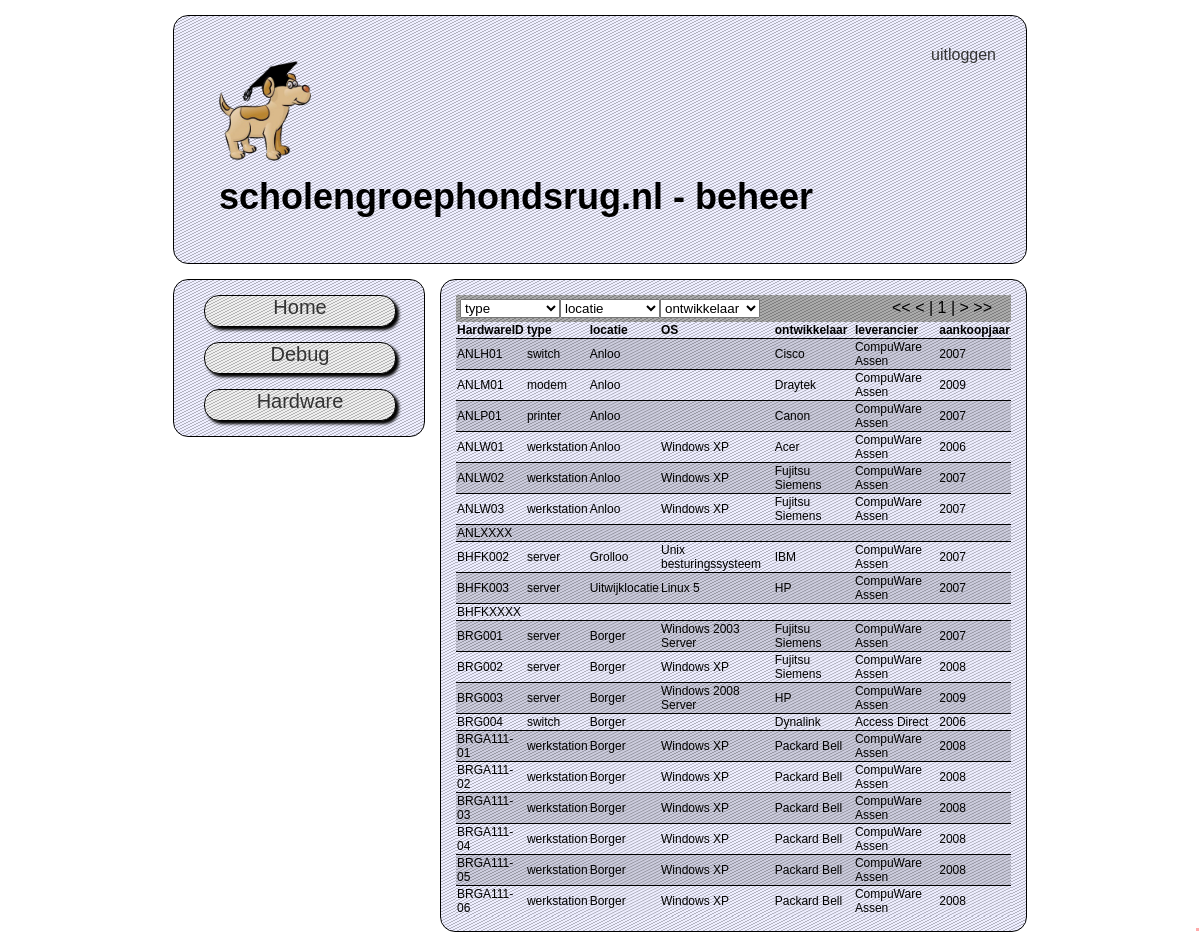
The page /?action=hardware (signed in) on the database its author committed.
### tables this page shows
CREATE TABLE IF NOT EXISTS `cms_pagina` (
  `pagina_Id` int(11) NOT NULL AUTO_INCREMENT,
  `menuText` varchar(32) DEFAULT NULL,
  `slug` varchar(32) NOT NULL,
  `file` varchar(64) NOT NULL,
  `inMenu` tinyint(1) NOT NULL DEFAULT '1',
  PRIMARY KEY (`pagina_Id`),
  UNIQUE KEY `slug` (`slug`)
);

CREATE TABLE IF NOT EXISTS `cmdb_hardware` (
  `Hardware_ID` varchar(32) NOT NULL DEFAULT '',
  `HardwareType_ID` int(11) DEFAULT NULL,
  `HardwareLocatie_ID` int(11) DEFAULT NULL,
  `HardwareOS_ID` varchar(32) DEFAULT NULL,
  `HardwareOntwikkelaar_ID` int(11) DEFAULT NULL,
  `HardwareLeverancier_ID` int(11) DEFAULT NULL,
  `HardwareAankoopJaar` year(4) DEFAULT NULL,
  PRIMARY KEY (`Hardware_ID`),
  KEY `FKOntwikkelaarHardware` (`HardwareOntwikkelaar_ID`),
  KEY `FKLeverancierHardware` (`HardwareLeverancier_ID`),
  KEY `FKTypeHardware` (`HardwareType_ID`),
  KEY `FKLocatieHardware` (`HardwareLocatie_ID`),
  KEY `FKSoftwareHardwareOS` (`HardwareOS_ID`),
  KEY `Hardware_ID` (`Hardware_ID`)
);

CREATE TABLE IF NOT EXISTS `cmdb_type` (
  `Type_ID` int(11) NOT NULL AUTO_INCREMENT,
  `TypeOmschrijving` varchar(64) DEFAULT NULL,
  PRIMARY KEY (`Type_ID`)
);

CREATE TABLE IF NOT EXISTS `cmdb_locatie` (
  `Locatie_ID` int(11) NOT NULL AUTO_INCREMENT,
  `LocatieOmschrijving` varchar(64) DEFAULT NULL,
  PRIMARY KEY (`Locatie_ID`)
);

CREATE TABLE IF NOT EXISTS `cmdb_ontwikkelaar` (
  `Ontwikkelaar_ID` int(11) NOT NULL AUTO_INCREMENT,
  `OntwikkelaarNaam` varchar(64) DEFAULT NULL,
  PRIMARY KEY (`Ontwikkelaar_ID`)
);

CREATE TABLE IF NOT EXISTS `cmdb_leverancier` (
  `Leverancier_ID` int(11) NOT NULL AUTO_INCREMENT,
  `LeverancierNaam` varchar(64) DEFAULT NULL,
  PRIMARY KEY (`Leverancier_ID`)
);

CREATE TABLE IF NOT EXISTS `cmdb_software` (
  `Software_ID` varchar(32) NOT NULL DEFAULT '',
  `SoftwareNaam` varchar(64) DEFAULT NULL,
  `SoftwareType_ID` int(11) DEFAULT NULL,
  `SoftwareOntwikkelaar_ID` int(11) DEFAULT NULL,
  `SoftwareLeverancier_ID` int(11) DEFAULT NULL,
  `SoftwareAantalLicenties` int(11) DEFAULT NULL,
  `SoftwareAantalGebruikers` int(11) DEFAULT NULL,
  PRIMARY KEY (`Software_ID`),
  KEY `FKOntwikkelaarSoftware` (`SoftwareOntwikkelaar_ID`),
  KEY `FKLeverancierSoftware` (`SoftwareLeverancier_ID`),
  KEY `FKTypeSoftware` (`SoftwareType_ID`),
  KEY `Software_ID` (`Software_ID`)
);

### pages/hardwarelist.page.php (the view, shortened to what this page needs)
<div class="filteroptions">
    <form action="#" method="GET" id="filteroptionsform">
        <?php
        $skip = 0;
        $sql = 'SELECT
	`cmdb_hardware`.`Hardware_ID`,
	`cmdb_type`.`TypeOmschrijving`,
	`cmdb_locatie`.`locatieOmschrijving`,
	`cmdb_software`.`softwareNaam`,
	`cmdb_ontwikkelaar`.`OntwikkelaarNaam`,
	`cmdb_leverancier`.`LeverancierNaam`,
	`cmdb_hardware`.`HardwareAankoopJaar`
	FROM
	`cmdb_hardware`
	LEFT JOIN `cmdb_type`
	ON `cmdb_hardware`.`HardwareType_ID`=`cmdb_type`.`Type_ID`
	LEFT JOIN `cmdb_locatie`
	ON `cmdb_hardware`.`HardwareLocatie_ID`=`cmdb_locatie`.`locatie_ID`
	LEFT JOIN `cmdb_software`
	ON `cmdb_hardware`.`HardwareOS_ID`=`cmdb_software`.`Software_ID`
	LEFT JOIN `cmdb_ontwikkelaar`
	ON `cmdb_hardware`.`HardwareOntwikkelaar_ID`=`cmdb_ontwikkelaar`.`Ontwikkelaar_ID`
	LEFT JOIN `cmdb_leverancier`
	ON `cmdb_hardware`.`HardwareLeverancier_ID`=`cmdb_leverancier`.`leverancier_ID`
        WHERE 1 ';
        $result = $mysqli->query($sql);
        $numberrows = $result->num_rows;
        echo '<div style="float:right; padding-right:15px;">';
        if($skip<20)
        {
            echo '<label for="firstpage"><<</label>
        <input id="firstpage" type="checkbox" class="pageselector" name="skip" disabled="disabled"/>
        <label for="previouspage"><</label>
        <input id="previouspage" class="pageselector" type="checkbox" name="skip" disabled="disabled"/>';
        }
        echo " | ".(($skip/20)+1)." |  ";
        if($skip>=$numberrows-20)
        {
            echo '<label for="nextpage">></label>
        <input id="nextpage" class="pageselector" type="checkbox" name="skip" disabled="disabled"/>
        <label for="lastpage">>></label>
        <input id="lastpage" class="pageselector" type="checkbox" name="skip" disabled="disabled"/>';
        }
        else
        {
            echo '<label for="nextpage">></label>
        <input id="nextpage" class="pageselector" type="checkbox" name="skip" value="'.($skip+20).'" onclick="document.getElementById(\'filteroptionsform\').submit();" />
        <label for="lastpage">>></label>
        <input id="lastpage" class="pageselector" type="checkbox" name="skip" value="'.(floor(($numberrows-20)/20)*20).'" onclick="document.getElementById(\'filteroptionsform\').submit();" />';
        }
        echo '</div>';
        ?>
        </form>
</div>
<?php
if(isset($_GET["skip"]))
{
    $sql.= ' LIMIT '.$skip .',20';
}
else $sql.=' LIMIT 0,20';
$result = $mysqli->query($sql);
if($result->num_rows!=0)
{
    echo '<table class="ci-table">';
    echo '<th>HardwareID</th><th>type</th><th>locatie</th><th>OS</th><th>ontwikkelaar</th><th>leverancier</th><th>aankoopjaar</th>';
    $i=0;
    while ($row = $result->fetch_assoc())
    {
        echo '<tr onclick="window.document.location.href=\'?action=hardwareitem&hardwareID='.$row["Hardware_ID"].'\'" class="ci-table-row ';
        if($i%2) echo "even";
        else echo "uneven";
        echo '">';
        foreach($row as $field)
        {
            echo '<td class="ci-table-cell">'.$field."</td>";
        }
        echo "</tr>";
        $i++;
    }
    echo "</table>";
}
else echo 'Geen resultaten voor deze filters.<br /><a href="?action=hardware">klik hier om te resetten</a>';
?>

### index.php (shortened to what this page needs)
<?php
include 'inc/database.inc.php';
include 'inc/functions.inc.php';
if(isset($_GET["action"]))
{
    $action=$mysqli->real_escape_string(strip_tags($_GET["action"]));
}
else $action = "home";
$sql = 'SELECT * from `cms_pagina` WHERE `slug` = "'.$action.'" OR `pagina_Id` = "'.$action.'"';
$currentpageresult = $mysqli->query($sql);
$currentpageinfo=Array();
if($currentpageresult->num_rows!=0)
{
    $currentpageinfo=$currentpageresult->fetch_assoc();
}
?>
<!DOCTYPE html PUBLIC "-//W3C//DTD XHTML 1.0 Transitional//EN" "http://www.w3.org/TR/xhtml1/DTD/xhtml1-transitional.dtd">
<html xmlns="http://www.w3.org/1999/xhtml">
<head>
<link href="style.css" rel="stylesheet" type="text/css" />
</head>
<body>
    <div id="page-wrapper">
    	<div id="header-container">
        <div class="clearfix">
        <div class="headerlogin">
            <?php
            if($action!="inloggen"||$action!="uitloggen")
            if(isset($_SESSION["auth"]))
            {
                echo '<a href="?action=logout">uitloggen</a>';
            }
            else
            {
                echo '<a href="?action=login">inloggen</a>';
            }
            ?>
        </div>
        <img class="logo" src="img/logo.png" alt="logo" />
        <h1 class="headertitle">scholengroephondsrug.nl - beheer</h1>
        </div>
        </div>
    	<div id="menu-container">
            <div class="clearfix">
            <?php
            $sql = "SELECT * FROM `cms_pagina` WHERE `inMenu` = 1";
            $result = $mysqli->query($sql);
            while($row = $result->fetch_assoc())
            {
                if(hasPageAcces($row["pagina_Id"]))
                {
                    echo '<a href="?action='.$row["slug"].'"><div class="menu-item">'.$row["menuText"].'</div></a>';
                }
            }
            ?>
            </div>
        </div>
        <div id="content-wrapper">
            <div class="clearfix">
            <?php
                if(isset($_GET["action"]))
                {
                    $action=$mysqli->real_escape_string(strip_tags($_GET["action"]));
                }
                else $action = "home";
                if($action=="logout")
                {
                    echo "U bent uitgelogd";
                }
                else
                {
                    $pageLocation = "";
                        if($currentpageresult->num_rows!=0)
                        {
                            if(hasPageAcces($currentpageinfo["pagina_Id"]))
                            {
                                $pageLocation = $currentpageinfo["file"];
                            }
                            else $pageLocation = "403.page.php";
                        }
                        else $pageLocation = "404.page.php";
                    $pagepath="pages/".$pageLocation;
                    include $pagepath;
                }
            ?>
            </div>
        </div>
    </div>
</body>
</html>

### style.css (style rules this page uses)
body { margin:0px; font-family:Arial, Helvetica, sans-serif; }
h1.headertitle { font-size:36px; margin:15px; }
.filteroptions { background-color: #aaa; background-image:url(img/backgroundimage.png); padding:4px; }
th { text-align: left; }
div.menu-item { font-size:20px; margin:15px; background-color:#eee; background-image:url(img/backgroundimage.png); border: thin black solid; border-radius:15px; height:30px; width:190px; text-align:center; text-decoration:none; vertical-align:middle; box-shadow: 3px 3px 3px 0px #000; }
#page-wrapper { overflow:hidden; width:854px; margin-left: auto; margin-right: auto; padding-top:15px; }
#header-container { vertical-align:top; padding:15px; border-radius:15px; background-color:#eef; background-image:url(img/backgroundimage.png); border: thin black solid; }
.ci-table { width:100%; border-collapse: collapse; font-size: 12px; }
.ci-table-row { cursor: pointer; border-top: thin black solid; }
.ci-table-row.uneven { background-color: #ccd; background-image: url(img/backgroundimage.png); }
.ci-table-row.even { background-color: #eef; background-image: url(img/backgroundimage.png); }
.headertitle { display:inline-block; }
.logo { height:100px; margin-left:15px; margin-top:15px; }
.headerlogin { float: right; display: inline-block; }
#menu-container { width:250px; overflow:hidden; float:left; border-radius:15px; background-color:#eef; background-image:url(img/backgroundimage.png); border: thin black solid; margin-top:15px; }
#content-wrapper { width:585px; overflow:hidden; float:left; border-radius:15px; background-color:#eef; background-image:url(img/backgroundimage.png); border: thin black solid; margin-top:15px; margin-left:15px; }
.clearfix { margin:15px; }
a:link, a:visited, a:hover, a:active { color:#333; text-decoration:none; }

### rows shown on the page
cms_pagina: menuText "Home"
cms_pagina: menuText "Debug"
cms_pagina: menuText "Hardware"
cmdb_hardware: Hardware_ID "ANLH01", HardwareType_ID.TypeOmschrijving "switch", HardwareLocatie_ID.LocatieOmschrijving "Anloo", HardwareOntwikkelaar_ID.OntwikkelaarNaam "Cisco", HardwareLeverancier_ID.LeverancierNaam "CompuWare Assen", HardwareAankoopJaar "2007"
cmdb_hardware: Hardware_ID "ANLM01", HardwareType_ID.TypeOmschrijving "modem", HardwareLocatie_ID.LocatieOmschrijving "Anloo", HardwareOntwikkelaar_ID.OntwikkelaarNaam "Draytek", HardwareLeverancier_ID.LeverancierNaam "CompuWare Assen", HardwareAankoopJaar "2009"
cmdb_hardware: Hardware_ID "ANLP01", HardwareType_ID.TypeOmschrijving "printer", HardwareLocatie_ID.LocatieOmschrijving "Anloo", HardwareOntwikkelaar_ID.OntwikkelaarNaam "Canon", HardwareLeverancier_ID.LeverancierNaam "CompuWare Assen", HardwareAankoopJaar "2007"
cmdb_hardware: Hardware_ID "ANLW01", HardwareType_ID.TypeOmschrijving "werkstation", HardwareLocatie_ID.LocatieOmschrijving "Anloo", HardwareOS_ID.SoftwareNaam "Windows XP", HardwareOntwikkelaar_ID.OntwikkelaarNaam "Acer", HardwareLeverancier_ID.LeverancierNaam "CompuWare Assen", HardwareAankoopJaar "2006"
cmdb_hardware: Hardware_ID "ANLW02", HardwareType_ID.TypeOmschrijving "werkstation", HardwareLocatie_ID.LocatieOmschrijving "Anloo", HardwareOS_ID.SoftwareNaam "Windows XP", HardwareOntwikkelaar_ID.OntwikkelaarNaam "Fujitsu Siemens", HardwareLeverancier_ID.LeverancierNaam "CompuWare Assen", HardwareAankoopJaar "2007"
cmdb_hardware: Hardware_ID "ANLW03", HardwareType_ID.TypeOmschrijving "werkstation", HardwareLocatie_ID.LocatieOmschrijving "Anloo", HardwareOS_ID.SoftwareNaam "Windows XP", HardwareOntwikkelaar_ID.OntwikkelaarNaam "Fujitsu Siemens", HardwareLeverancier_ID.LeverancierNaam "CompuWare Assen", HardwareAankoopJaar "2007"
cmdb_hardware: Hardware_ID "ANLXXXX"
cmdb_hardware: Hardware_ID "BHFK002", HardwareType_ID.TypeOmschrijving "server", HardwareLocatie_ID.LocatieOmschrijving "Grolloo", HardwareOS_ID.SoftwareNaam "Unix besturingssysteem", HardwareOntwikkelaar_ID.OntwikkelaarNaam "IBM", HardwareLeverancier_ID.LeverancierNaam "CompuWare Assen", HardwareAankoopJaar "2007"
cmdb_hardware: Hardware_ID "BHFK003", HardwareType_ID.TypeOmschrijving "server", HardwareLocatie_ID.LocatieOmschrijving "Uitwijklocatie", HardwareOS_ID.SoftwareNaam "Linux 5", HardwareOntwikkelaar_ID.OntwikkelaarNaam "HP", HardwareLeverancier_ID.LeverancierNaam "CompuWare Assen", HardwareAankoopJaar "2007"
cmdb_hardware: Hardware_ID "BHFKXXXX"
cmdb_hardware: Hardware_ID "BRG001", HardwareType_ID.TypeOmschrijving "server", HardwareLocatie_ID.LocatieOmschrijving "Borger", HardwareOS_ID.SoftwareNaam "Windows 2003 Server", HardwareOntwikkelaar_ID.OntwikkelaarNaam "Fujitsu Siemens", HardwareLeverancier_ID.LeverancierNaam "CompuWare Assen", HardwareAankoopJaar "2007"
cmdb_hardware: Hardware_ID "BRG002", HardwareType_ID.TypeOmschrijving "server", HardwareLocatie_ID.LocatieOmschrijving "Borger", HardwareOS_ID.SoftwareNaam "Windows XP", HardwareOntwikkelaar_ID.OntwikkelaarNaam "Fujitsu Siemens", HardwareLeverancier_ID.LeverancierNaam "CompuWare Assen", HardwareAankoopJaar "2008"
cmdb_hardware: Hardware_ID "BRG003", HardwareType_ID.TypeOmschrijving "server", HardwareLocatie_ID.LocatieOmschrijving "Borger", HardwareOS_ID.SoftwareNaam "Windows 2008 Server", HardwareOntwikkelaar_ID.OntwikkelaarNaam "HP", HardwareLeverancier_ID.LeverancierNaam "CompuWare Assen", HardwareAankoopJaar "2009"
cmdb_hardware: Hardware_ID "BRG004", HardwareType_ID.TypeOmschrijving "switch", HardwareLocatie_ID.LocatieOmschrijving "Borger", HardwareOntwikkelaar_ID.OntwikkelaarNaam "Dynalink", HardwareLeverancier_ID.LeverancierNaam "Access Direct", HardwareAankoopJaar "2006"
cmdb_hardware: Hardware_ID "BRGA111-01", HardwareType_ID.TypeOmschrijving "werkstation", HardwareLocatie_ID.LocatieOmschrijving "Borger", HardwareOS_ID.SoftwareNaam "Windows XP", HardwareOntwikkelaar_ID.OntwikkelaarNaam "Packard Bell", HardwareLeverancier_ID.LeverancierNaam "CompuWare Assen", HardwareAankoopJaar "2008"
cmdb_hardware: Hardware_ID "BRGA111-02", HardwareType_ID.TypeOmschrijving "werkstation", HardwareLocatie_ID.LocatieOmschrijving "Borger", HardwareOS_ID.SoftwareNaam "Windows XP", HardwareOntwikkelaar_ID.OntwikkelaarNaam "Packard Bell", HardwareLeverancier_ID.LeverancierNaam "CompuWare Assen", HardwareAankoopJaar "2008"
cmdb_hardware: Hardware_ID "BRGA111-03", HardwareType_ID.TypeOmschrijving "werkstation", HardwareLocatie_ID.LocatieOmschrijving "Borger", HardwareOS_ID.SoftwareNaam "Windows XP", HardwareOntwikkelaar_ID.OntwikkelaarNaam "Packard Bell", HardwareLeverancier_ID.LeverancierNaam "CompuWare Assen", HardwareAankoopJaar "2008"
cmdb_hardware: Hardware_ID "BRGA111-04", HardwareType_ID.TypeOmschrijving "werkstation", HardwareLocatie_ID.LocatieOmschrijving "Borger", HardwareOS_ID.SoftwareNaam "Windows XP", HardwareOntwikkelaar_ID.OntwikkelaarNaam "Packard Bell", HardwareLeverancier_ID.LeverancierNaam "CompuWare Assen", HardwareAankoopJaar "2008"
cmdb_hardware: Hardware_ID "BRGA111-05", HardwareType_ID.TypeOmschrijving "werkstation", HardwareLocatie_ID.LocatieOmschrijving "Borger", HardwareOS_ID.SoftwareNaam "Windows XP", HardwareOntwikkelaar_ID.OntwikkelaarNaam "Packard Bell", HardwareLeverancier_ID.LeverancierNaam "CompuWare Assen", HardwareAankoopJaar "2008"
cmdb_hardware: Hardware_ID "BRGA111-06", HardwareType_ID.TypeOmschrijving "werkstation", HardwareLocatie_ID.LocatieOmschrijving "Borger", HardwareOS_ID.SoftwareNaam "Windows XP", HardwareOntwikkelaar_ID.OntwikkelaarNaam "Packard Bell", HardwareLeverancier_ID.LeverancierNaam "CompuWare Assen", HardwareAankoopJaar "2008"

### other values the page prints
form field type "type"
form field locatie "locatie"
form field ontwikkelaar "ontwikkelaar"
